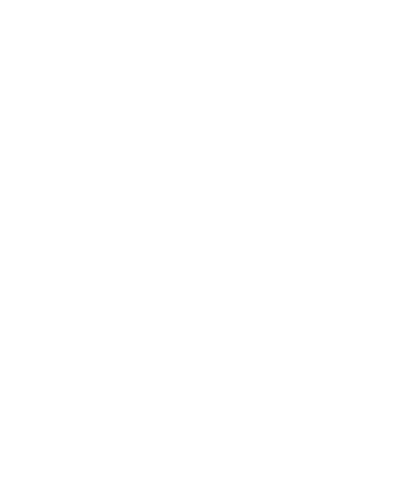
Frame 1 (no input)
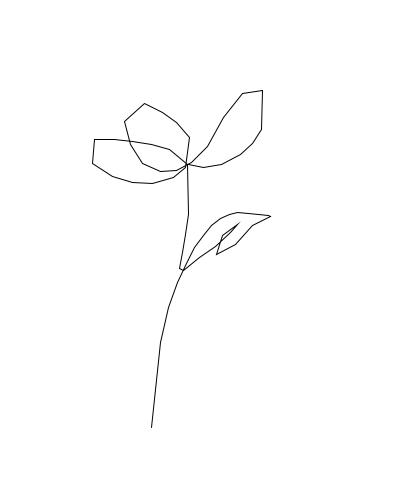
Frame 60 (the mouse pressed at the canvas centre just before this capture)
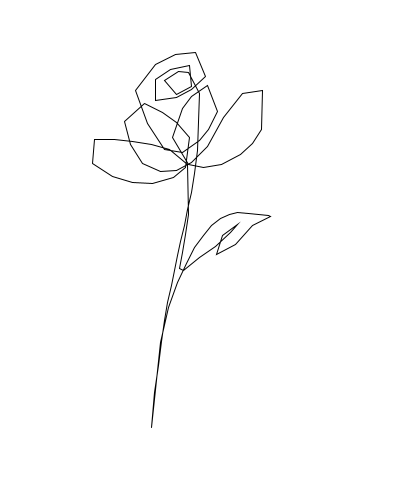
Frame 120 (the mouse held since frame 60 and released just before this capture)

The Processing sketch that drew these frames (run headless with seeded random() and noise(); from frame 60 on, the mouse is pressed at the canvas centre):

// Processing sketch: Fourier
// ── Fourier.pde

int t = 0;
int n=100;
int m=500;
float x = 0.0;
float y = 0.0;
float lex=50.0;
float flex=1;
void setup() {
	size(400, 500);
	background(0);

}
void draw() {
	background(255);
	resetMatrix();
	applyMatrix((lex),(0.0),(0*width/2),(0.0),(-1.0*lex),(2*height/2));
	//line(1, 1, 7, 10);
	strokeWeight(1/lex);
	stroke(0);
	noFill();
	beginShape();
	for (int i = 0; i < t; ++i) {
		x=0;
		int k=0;
		for(int j=0;j<2*m+1;j++,k++){
			if(k==0){
				x+=((float)data[0][0])*cos(2*PI*k*i/n)-((float)data[0][1])*sin(2*PI*k*i/n);
				//print(data[0][0]+"cos"+k+"-"+data[0][1]+"sin"+k);
			}
			else {
				x+=((float)data[j][0])*cos(2*PI*k*i/n)-((float)data[j][1])*sin(2*PI*k*i/n);
				//print("+"+data[j][0]+"cos"+(-k)+"-"+data[j][1]+"sin"+(-k));
				j++;
				x+=((float)data[j][0])*cos(2*PI*(-k)*i/n)-((float)data[j][1])*sin(2*PI*(-k)*i/n);
				//print("+"+data[j][0]+"cos"+k+"-"+data[j][1]+"sin"+k);
			}
		}
		//println("");
		y=0;
		k=0;
		for(int j=0;j<2*m+1;j++,k++){
			if(k==0)
				y+=((float)data[0][0])*sin(2*PI*k*i/n)+((float)data[0][1])*cos(2*PI*k*i/n);
			else {
				y+=((float)data[j][0])*sin(2*PI*k*i/n)+((float)data[j][1])*cos(2*PI*k*i/n);
				j++;
				y+=((float)data[j][0])*sin(2*PI*-k*i/n)+((float)data[j][1])*cos(2*PI*-k*i/n);
			}
		}
		x=x*flex;
		y=y*flex;
		vertex(x, y);
		//println(x+" "+y);
	}
	endShape();
	t+=1;
	if(t>=n)
		t=n+1;
	delay(0);
}

// ── data.pde
double data[][]={{3.723252615731661d,6.442689157166655d}
,{-0.423706520679773d,-0.692989144532802d}
,{0.538783588082263d,-0.685933167294890d}
,{0.003623532214959d,-0.729946579304458d}
,{0.160889145200427d,-0.151204779085483d}
,{0.002810055745352d,-0.188479037504824d}
,{-0.572255510889673d,-0.234060656738788d}
,{0.166120131443785d,-0.180473901677155d}
,{-0.293251042413769d,-0.124551215691685d}
,{0.019194422240926d,-0.099597469550370d}
,{-0.125877719734030d,-0.218234379693578d}
,{-0.052341518612682d,-0.128654165072335d}
,{0.000783332639481d,0.009952666162006d}
,{-0.040250511614838d,0.133603667128089d}
,{-0.048707683114922d,-0.079191125668085d}
,{0.184174217688298d,-0.152041572151973d}
,{0.084042525954091d,-0.004614350086026d}
,{-0.178247468738764d,-0.157531543557458d}
,{-0.014723752687751d,-0.244161343083101d}
,{0.107907435387007d,0.076600315891598d}
,{-0.120893509333405d,0.100530819781759d}
,{0.032628447456951d,-0.076100237274603d}
,{0.115274902588376d,-0.018540908753297d}
,{0.005591345023303d,-0.030356202003420d}
,{-0.165290988360221d,-0.061779872949888d}
,{-0.016862414783287d,-0.036475965649649d}
,{-0.058657195527511d,0.006364178408147d}
,{-0.030988139098758d,-0.000740223495747d}
,{0.058587721383757d,-0.010469718731807d}
,{0.024644503039513d,-0.001099657396703d}
,{0.062779151109065d,-0.076308477300968d}
,{0.024022240795110d,-0.014019561829595d}
,{-0.030163012761929d,-0.041190713353880d}
,{0.023803070004069d,-0.037105847436203d}
,{-0.050483053559665d,0.004245601017366d}
,{0.018249454036043d,-0.034264916013819d}
,{-0.044669678655871d,0.044307091540532d}
,{-0.010185480260220d,0.000477961768048d}
,{0.013736803445110d,-0.018938172589659d}
,{-0.005527717439473d,-0.012186990520285d}
,{-0.001247453071362d,-0.032463406107353d}
,{-0.026510895718430d,-0.005883435358088d}
,{0.026277123830399d,-0.031309563943912d}
,{0.023839387796722d,-0.001864535162829d}
,{-0.036304446197034d,-0.017760825980429d}
,{0.015668834281653d,-0.013974865209290d}
,{-0.007479623441386d,0.007900371155210d}
,{0.016784993481940d,-0.023564851489082d}
,{-0.009740425133430d,-0.003649060497643d}
,{-0.004553189165635d,0.007580081443002d}
,{0.000043198059270d,-0.005366342211524d}
,{0.012781492156099d,-0.006162714152335d}
,{-0.013774737533603d,-0.015384058731674d}
,{-0.011873836452038d,-0.025015823108924d}
,{0.009915853441277d,-0.009834561654162d}
,{-0.007312028929276d,-0.002311174768223d}
,{-0.006188258504194d,-0.008535353990473d}
,{0.013479948638809d,0.001322432069027d}
,{-0.005523669484754d,0.008813595157840d}
,{0.004139277552592d,-0.014702555301936d}
,{-0.009446977527104d,-0.015671718675545d}
,{0.007778647864282d,-0.003185744630549d}
,{-0.015085164106080d,-0.014777317531204d}
,{-0.000113992888537d,0.000522571272452d}
,{-0.001322237916839d,-0.005873929789590d}
,{0.000438536742865d,0.000831000910473d}
,{0.012068209099113d,0.003786621048226d}
,{0.011215844653783d,-0.015132887299435d}
,{-0.008518566907856d,-0.006146529176584d}
,{-0.005615084258891d,-0.007192045570555d}
,{0.001509309557189d,0.002271940972367d}
,{0.000666439997115d,-0.010919826479037d}
,{-0.007152335154661d,-0.014153295974376d}
,{0.001548406101094d,-0.000148088369674d}
,{-0.009207950379730d,-0.003388990357735d}
,{0.005945969617890d,0.003455314845314d}
,{-0.005452375955252d,-0.012915031811132d}
,{0.006673301147958d,-0.009976150144113d}
,{-0.010773469392274d,0.004471129320694d}
,{-0.007052875476719d,0.004410412282124d}
,{0.017498083287237d,0.006279685259645d}
,{0.007374395116936d,-0.005520810502094d}
,{-0.003729769970524d,-0.017122481297436d}
,{-0.000547530321376d,-0.012081297675882d}
,{-0.006171034689058d,-0.003318541035142d}
,{0.001515689558499d,-0.002735490997261d}
,{-0.003910969071062d,-0.000362861663002d}
,{0.007193387525578d,-0.001802237028453d}
,{-0.006381116689570d,-0.003415514977410d}
,{0.001324024448552d,-0.002422217044724d}
,{-0.004795163150883d,-0.003415103436917d}
,{-0.002939212978538d,-0.004811870094410d}
,{0.000477802538661d,-0.005634843501350d}
,{-0.000985381853513d,0.002304756602422d}
,{-0.000236335005357d,0.002534080771354d}
,{0.003338782333061d,-0.001881948674984d}
,{0.004937742078140d,-0.002199815187941d}
,{0.002876615818814d,-0.008566642647542d}
,{-0.004929124074905d,-0.010843836986596d}
,{0.003959486770528d,-0.003992194683457d}
,{-0.006831292394419d,-0.002295085008375d}
,{0.001153759166714d,-0.001716932906281d}
,{-0.003873949951313d,-0.001820751310165d}
,{0.003291476233974d,0.000105973127253d}
,{-0.004035958288200d,0.005056442464282d}
,{-0.001585810771504d,-0.004864928549698d}
,{0.003417989475058d,-0.006567277760393d}
,{-0.002341394065326d,0.001127475533118d}
,{0.002881476165195d,-0.002564687706239d}
,{0.000460549542245d,-0.005640983846282d}
,{-0.001901435953639d,-0.006579828660550d}
,{0.005177600100564d,0.000001666894243d}
,{-0.007392781753805d,0.001020669797362d}
,{0.006113293748558d,-0.006058918966148d}
,{-0.003639208849717d,-0.003904663156088d}
,{-0.003626621240623d,-0.002532946928211d}
,{-0.000117946753763d,-0.000318688852843d}
,{0.000874725838485d,0.003911513513677d}
,{0.002588013916485d,-0.000971134735256d}
,{0.003169772175963d,-0.005350092193634d}
,{-0.003015674596477d,-0.005248029802974d}
,{-0.002348088176586d,-0.001877379084345d}
,{-0.002051039194181d,0.001105440068098d}
,{0.001708223740334d,-0.003076598043072d}
,{-0.001064789923977d,-0.001616441976074d}
,{0.001132265521486d,-0.003018974284139d}
,{-0.001112976656013d,-0.006402386604143d}
,{0.003898240813053d,-0.000039557577573d}
,{-0.003822718304246d,-0.001793428074431d}
,{-0.001214653663777d,-0.002907111810144d}
,{0.002204556616264d,-0.001914591843872d}
,{0.004019694168667d,0.001763066258168d}
,{-0.003724337104328d,0.003345260528038d}
,{-0.001525991775240d,-0.003155451309063d}
,{0.000853867183490d,-0.001621987706963d}
,{0.000762664737471d,-0.005024274301600d}
,{-0.005259865555458d,-0.004237185200339d}
,{-0.000964858083744d,-0.000550246269561d}
,{0.003095941689185d,-0.001049963460047d}
,{0.000945657867200d,-0.001366191128208d}
,{-0.000195442623599d,-0.006508565643967d}
,{0.004518496790399d,-0.001099833194016d}
,{-0.005387768132620d,-0.001305826354551d}
,{0.001176065703574d,-0.001149731642528d}
,{-0.001370878503275d,0.001507447423763d}
,{-0.000027043483632d,-0.000552716959653d}
,{0.001456194205360d,0.002521517567737d}
,{-0.001215017524266d,-0.001521266266196d}
,{-0.000033675425635d,-0.001493378434971d}
,{0.001977051275998d,-0.003258642074300d}
,{-0.001286299253854d,-0.005691837402363d}
,{-0.000095279048652d,-0.005079268407227d}
,{-0.002879428411314d,-0.005467278576478d}
,{-0.000457494733730d,0.002882448475720d}
,{-0.000604768659055d,0.002239502325135d}
,{0.004593271137204d,-0.001454008241307d}
,{-0.002077694498045d,-0.000896581325991d}
,{0.000446176082821d,-0.000715367867614d}
,{-0.000641077408062d,0.000954016296637d}
,{-0.000526369591514d,-0.001204939618113d}
,{0.000447673911321d,-0.002926846490813d}
,{-0.000954328922311d,-0.002293150975575d}
,{-0.000429701206402d,-0.002074626544022d}
,{0.001968495107327d,-0.001319966867810d}
,{-0.000514175063927d,-0.001960799528690d}
,{0.001976389557048d,-0.003121640658688d}
,{-0.002193904886045d,-0.000899401301106d}
,{-0.001000799725014d,-0.001003572382208d}
,{0.000225289718149d,-0.001441201795754d}
,{0.002750981131199d,-0.000067660816406d}
,{-0.004391369533647d,-0.000269834085932d}
,{-0.001006282059587d,0.000025116484711d}
,{0.000215243191569d,-0.000439413150263d}
,{0.000586772880732d,-0.001287499573305d}
,{0.000212306012363d,-0.002358467627682d}
,{0.000110754578436d,-0.001728268702236d}
,{0.001686051940058d,-0.001027704838682d}
,{0.000935941363586d,-0.001343731049439d}
,{-0.001021110363131d,-0.002790563224468d}
,{0.002639968046446d,-0.002675010383862d}
,{-0.004015561445604d,-0.001038024871320d}
,{-0.000188900477207d,-0.001192810119751d}
,{0.000297758212026d,0.000864277278444d}
,{-0.000015209969005d,0.000596940336604d}
,{0.000209024405540d,-0.000567887225116d}
,{0.001340308800272d,-0.000466340280956d}
,{-0.003295687585950d,-0.001764799905768d}
,{-0.000440609621352d,-0.002339473184365d}
,{0.000647946237562d,-0.001460697000381d}
,{-0.000411890897694d,-0.001263681816692d}
,{0.000332417734865d,-0.002192993791907d}
,{0.000618374800059d,0.000482556294004d}
,{0.000513117108237d,0.000251463754139d}
,{0.002463629021993d,-0.003125571307784d}
,{-0.001971318330167d,-0.003338409655321d}
,{0.001702693542603d,-0.000013480847343d}
,{-0.002554144268898d,0.001508106564287d}
,{-0.000855757136670d,-0.001167759626081d}
,{0.000806397680061d,-0.001086024991827d}
,{0.000048629676296d,-0.000236404094930d}
,{-0.001327201281612d,-0.000818912181969d}
,{0.000905681169343d,-0.001372174928175d}
,{-0.000876345717969d,-0.000741464943964d}
,{-0.000951746911073d,-0.001998578079472d}
,{0.000908612440666d,-0.002131654935914d}
,{0.000151925130260d,-0.000338365191984d}
,{0.000592889536241d,-0.001759069416632d}
,{0.002466542304800d,-0.000892354773871d}
,{-0.002564338548697d,-0.000911202140868d}
,{0.001308263358038d,-0.000272797494387d}
,{-0.001927144505361d,-0.000130233892362d}
,{0.000926733596645d,-0.001161430681729d}
,{-0.001287328709898d,0.000516044019029d}
,{-0.002057996655085d,-0.001120795614638d}
,{0.002120767439941d,-0.000862213044193d}
,{0.001170773632452d,0.000137020785728d}
,{-0.000488053681598d,-0.001446835656557d}
,{-0.000292213246331d,-0.003197060625936d}
,{0.000213600788317d,-0.003417410342723d}
,{0.000688980739580d,-0.000361578126186d}
,{-0.001978259450760d,0.000173627840120d}
,{0.002079632921836d,-0.000043209402411d}
,{-0.002091378793497d,0.000249355201565d}
,{0.000744047906255d,-0.000598847003042d}
,{-0.001169142025728d,-0.000224679767948d}
,{-0.001012592562701d,-0.000432619195433d}
,{0.002197713757680d,-0.001213938710425d}
,{0.000157847626878d,-0.001523032594586d}
,{-0.000262647938475d,-0.002213239415104d}
,{0.000617808245081d,0.000033520699832d}
,{-0.000868811267862d,0.000661775924265d}
,{0.000894619645144d,-0.002723021496057d}
,{-0.001403038908748d,-0.001891936360888d}
,{0.000687928062711d,-0.000550786073878d}
,{-0.000962618966970d,0.000177136870980d}
,{-0.000326956556107d,-0.000114908519001d}
,{0.000296819365571d,-0.001829419125106d}
,{0.001037894400970d,-0.000130645971481d}
,{-0.001463557296816d,-0.000772942803005d}
,{0.001086065744839d,-0.000759611514761d}
,{-0.000741983594179d,0.000188302783145d}
,{-0.001385771890475d,-0.000849371181931d}
,{0.002250439001995d,-0.000646985494032d}
,{0.000651796430581d,-0.001314684650061d}
,{-0.001222109464417d,-0.001319385111636d}
,{0.000944415527290d,-0.000827070514528d}
,{-0.001509735291712d,-0.000161807354041d}
,{0.001257204717688d,-0.001325331505080d}
,{-0.001349400778247d,-0.002068540261530d}
,{-0.000497329771503d,-0.000563571629237d}
,{-0.000184780905706d,-0.000401517232617d}
,{-0.000144657676814d,0.000739336504169d}
,{0.000602300579910d,-0.000472225996996d}
,{0.002106041658073d,-0.000936822802668d}
,{-0.001869656916602d,-0.000216583088385d}
,{-0.001755368822188d,-0.001083565504793d}
,{0.002031261094632d,-0.000071255969160d}
,{0.000852774235024d,-0.001020944245687d}
,{-0.001042244233211d,-0.001701741554801d}
,{0.000893543334227d,-0.001343036705101d}
,{-0.001388185835757d,-0.001207842837032d}
,{0.000780704220160d,-0.000083456857431d}
,{-0.000962306703594d,-0.000506985393986d}
,{0.000215769571027d,-0.001015297764901d}
,{-0.000142220051980d,-0.000585506859702d}
,{-0.000034652877256d,0.000169506968542d}
,{-0.000433478560569d,0.000209795296542d}
,{0.000333937511537d,-0.000291599498551d}
,{-0.000060552687419d,-0.000371157785100d}
,{-0.000426644289938d,-0.001413828912909d}
,{0.000185800275740d,-0.001775218204678d}
,{0.000718062985333d,-0.000876178890696d}
,{-0.000233869312885d,-0.000931260921041d}
,{0.000782240909735d,-0.000689866047242d}
,{-0.000778500209592d,-0.000722651922741d}
,{0.000982554159089d,-0.000399665442818d}
,{-0.001165831012425d,-0.000081997423630d}
,{0.000547643249338d,-0.001254865230548d}
,{-0.000954683717960d,-0.000770299251569d}
,{-0.001117824482353d,0.000314368797721d}
,{0.000801731350291d,0.000286072004348d}
,{0.000184006324389d,-0.000343883947342d}
,{-0.000311100693675d,-0.000640035532622d}
,{0.000621725595133d,-0.000762899852754d}
,{-0.000270458598229d,-0.000826860548995d}
,{0.000486370538705d,-0.002237939636864d}
,{-0.000207851534420d,-0.002884714284135d}
,{0.000202679024653d,0.000516325176996d}
,{-0.001214380641582d,0.000417605245422d}
,{0.001188419014321d,-0.000270576344219d}
,{-0.000626784811215d,0.000180583342323d}
,{0.000537178284194d,-0.000924754310016d}
,{-0.000247952997958d,0.000061446172858d}
,{-0.001080351756362d,0.000090260320435d}
,{0.001344530174641d,-0.000389825964393d}
,{0.000294741757714d,-0.001562272200599d}
,{-0.001061709112153d,-0.001966306794408d}
,{0.000577158917417d,-0.000431112258794d}
,{-0.001535966478664d,-0.000308400436600d}
,{0.000593521837722d,-0.000610726379002d}
,{-0.000051177707888d,-0.000250297736378d}
,{-0.000350816417911d,-0.001105175866862d}
,{0.000486154163919d,-0.001673468127419d}
,{0.001179333695945d,0.000667590788627d}
,{-0.000968619182737d,0.000225350059207d}
,{0.000109982275377d,-0.000637836823760d}
,{0.000038431363319d,-0.000386618100989d}
,{0.000358904314498d,-0.000459933046145d}
,{-0.000631353856408d,0.000079623182468d}
,{-0.000268376172676d,-0.001353322075037d}
,{0.000334802930421d,-0.000796213721604d}
,{0.000149000293487d,-0.000757084386559d}
,{-0.000959976432906d,-0.001139223991273d}
,{0.000605023971388d,-0.000176733253073d}
,{-0.000179413293432d,-0.000596591896982d}
,{0.000076305325278d,-0.001427448249544d}
,{-0.000212028087842d,-0.001691733878653d}
,{0.000392634382600d,0.000976977968617d}
,{-0.000449512065854d,0.000993554421130d}
,{0.000885445330569d,-0.000183821535965d}
,{-0.000889189933250d,0.000175425593319d}
,{-0.000250099021273d,-0.001320079266005d}
,{0.000262086835483d,-0.000922778687168d}
,{-0.000346033414307d,-0.001010045630208d}
,{0.000311134422486d,-0.001449895588052d}
,{0.000369147646922d,-0.000089943849418d}
,{-0.000237269046670d,-0.000325235104808d}
,{0.000840845747849d,-0.001046841281856d}
,{-0.000853800449865d,-0.000981674289932d}
,{0.000506668358934d,-0.000561968248360d}
,{-0.000913165849989d,-0.000147938075359d}
,{0.000009940635103d,0.000241494694053d}
,{-0.000204809738389d,0.000371274966756d}
,{-0.000328170093722d,-0.000209121211123d}
,{0.000184966419111d,-0.000413366455932d}
,{0.000438823551855d,-0.000753440839757d}
,{-0.000113667883549d,-0.001189350350198d}
,{0.000122154968016d,-0.000953182842771d}
,{-0.000000546844161d,-0.000909461799837d}
,{0.000076096173071d,-0.000852008455755d}
,{-0.000107161628590d,-0.000982799243968d}
,{0.001145581371946d,-0.000057551521497d}
,{-0.001369611211130d,0.000661489214965d}
,{-0.000017521329832d,-0.000388270548209d}
,{0.000208844444321d,-0.000431938448438d}
,{0.000376458530913d,-0.000510551028512d}
,{-0.000948741852104d,-0.000755493990998d}
,{-0.000781923909859d,-0.000546911548984d}
,{0.000470060873474d,-0.000447937703927d}
,{0.000530112986904d,0.000099625785667d}
,{-0.000142180687670d,-0.000478109152984d}
,{0.000547949594381d,-0.001082928925609d}
,{0.000066401938001d,-0.000720891656173d}
,{-0.000428360164887d,-0.001124930889178d}
,{0.000118938509160d,-0.001188424673955d}
,{0.001360372325722d,0.000292683897338d}
,{-0.001920246119943d,0.000409823321646d}
,{0.000288661442354d,-0.000384795320650d}
,{-0.000322552346739d,0.000144867002719d}
,{-0.000670020463458d,-0.000524920755621d}
,{0.000891400976467d,-0.000936924848858d}
,{0.000253551402009d,-0.000501925627897d}
,{-0.000378745635408d,-0.000972469906059d}
,{0.000031209318894d,-0.000211540757804d}
,{-0.000054024738788d,0.000089641989597d}
,{0.000629365665640d,-0.001116558411333d}
,{-0.000677847544032d,-0.001142530229504d}
,{-0.000015751065320d,-0.000433836198673d}
,{0.000034386370228d,-0.000222718443147d}
,{0.000563968051763d,-0.000130018073691d}
,{-0.000455332068627d,-0.000317770015626d}
,{0.000272892885381d,-0.000064678140486d}
,{-0.000383638107423d,-0.000006117080106d}
,{0.000161955027460d,-0.000823501774649d}
,{-0.000319843837233d,-0.000786671307184d}
,{-0.000052355589313d,-0.000539383606458d}
,{-0.000188947238789d,-0.000379405326545d}
,{-0.000492447872013d,-0.000358397329091d}
,{0.000490884012710d,-0.000446462857754d}
,{0.000644861778108d,-0.000425694802276d}
,{-0.000497410659615d,-0.000568365952596d}
,{0.000644394035452d,-0.000675383870917d}
,{-0.000397522968123d,-0.000967648822310d}
,{0.000396736697680d,-0.000494512967378d}
,{-0.000777421886512d,-0.000269645781320d}
,{-0.000383540682511d,0.000219888953566d}
,{0.000206743416046d,0.000275599408875d}
,{0.000873213432778d,-0.000380640239012d}
,{-0.000511875324121d,-0.000250997772252d}
,{-0.000613083592652d,-0.001113832059381d}
,{0.000528565377587d,-0.000785823194293d}
,{-0.000273649513682d,-0.000149045603906d}
,{0.000077801841269d,-0.000489227680541d}
,{0.000920005167147d,-0.000828835103058d}
,{-0.000970608607180d,-0.000998290243937d}
,{0.000419093374976d,-0.000094406698636d}
,{-0.000712440039905d,-0.000077677292027d}
,{0.000055230611216d,-0.000438685448420d}
,{0.000065016535209d,-0.000605035473869d}
,{0.000198892799246d,-0.000123550640062d}
,{-0.000394825433945d,0.000143203824305d}
,{-0.000059431566043d,0.000089978823084d}
,{0.000800050324509d,0.000162411008566d}
,{-0.000049053154403d,-0.001476479598088d}
,{-0.000058354014002d,-0.001711999989541d}
,{0.000259713222051d,-0.000201288195320d}
,{-0.000610114837086d,-0.000056294893981d}
,{0.000600067605381d,-0.000716029163742d}
,{-0.000994186306263d,-0.000399100480588d}
,{0.000079172331699d,0.000068494899352d}
,{-0.000297450046088d,0.000144867924669d}
,{0.000138896533419d,-0.000443331115892d}
,{0.000356680835476d,-0.001036105323339d}
,{-0.000151607678329d,-0.000413039918430d}
,{-0.000028261563161d,-0.000647204645731d}
,{0.000136059580652d,0.000283066054099d}
,{-0.000103516587651d,0.000478406118697d}
,{0.000353081341451d,-0.000869057487531d}
,{-0.000050930890060d,-0.000464146738155d}
,{0.000394496417530d,-0.001202770812118d}
,{-0.000582993799827d,-0.001165985136189d}
,{-0.000136697780085d,-0.000069648418595d}
,{-0.000204087937719d,-0.000059130857412d}
,{0.000321518660031d,0.000012338763111d}
,{-0.000264017805252d,-0.000445343157270d}
,{0.000520479212310d,-0.000575370030973d}
,{-0.000575496971005d,-0.000294159784276d}
,{-0.000538393524269d,-0.000239060750008d}
,{0.000507068203863d,-0.000121328086288d}
,{0.000123636171887d,-0.000101253891292d}
,{-0.000119365251406d,-0.000272990488657d}
,{0.000189535151950d,-0.000822541942331d}
,{-0.000180614957660d,-0.000866502628896d}
,{0.000641925572142d,-0.000433861855444d}
,{-0.000696533042888d,-0.000561172992417d}
,{-0.000080119193270d,-0.000580237591798d}
,{0.000181973920578d,-0.000396226918794d}
,{0.000368114289544d,0.000006459574491d}
,{-0.000379908059218d,-0.000050741145001d}
,{0.000201633915696d,-0.000328618819742d}
,{-0.000171994921589d,-0.000098585358916d}
,{-0.000303849409799d,-0.000448194419446d}
,{-0.000101623718019d,-0.000540504218745d}
,{0.000130456347249d,-0.000313651749289d}
,{-0.000121211944199d,-0.000146919912955d}
,{-0.000044202437850d,-0.000691890821372d}
,{-0.000004626912232d,-0.000883427405939d}
,{0.000536549592041d,-0.000073911786064d}
,{-0.000317105379935d,-0.000548535906781d}
,{0.000428383971245d,-0.000802009917848d}
,{-0.000287246303949d,-0.000589342890128d}
,{-0.000151401106592d,-0.000046022138393d}
,{-0.000147432317047d,0.000211836272664d}
,{0.000487150080228d,0.000171652644232d}
,{-0.000496867645161d,0.000339880821524d}
,{-0.000362115489227d,-0.000872672054642d}
,{0.000427351180779d,-0.000811645655196d}
,{0.000004334661576d,-0.000737029615387d}
,{-0.000276160689713d,-0.001061485445609d}
,{0.000154150246001d,0.000163887763665d}
,{-0.000088033811526d,0.000166988704088d}
,{0.000419170506767d,-0.000722799182227d}
,{-0.000161186034197d,-0.000908144723153d}
,{0.000499386726023d,-0.000436482881926d}
,{-0.000864879495899d,-0.000300903282295d}
,{-0.000281694915740d,0.000002533330874d}
,{0.000228685256173d,0.000177326110417d}
,{0.000191245032747d,0.000047946731494d}
,{0.000013997887946d,0.000183868450883d}
,{-0.000056954398974d,-0.000660640285035d}
,{0.000258230100969d,-0.000859756339975d}
,{0.000232087770561d,-0.000892645018166d}
,{-0.000586553891577d,-0.000990836190501d}
,{0.000046559185990d,-0.000310275281560d}
,{-0.000337629468196d,-0.000290320745015d}
,{0.000290359085624d,-0.000094735930980d}
,{-0.000150388416535d,0.000058660198660d}
,{0.000215796943852d,-0.000305151983062d}
,{-0.000079922833913d,-0.000458069519794d}
,{0.000188775303110d,-0.000039449674939d}
,{-0.000030759345206d,-0.000068676202976d}
,{-0.000223395611389d,-0.000587893769758d}
,{0.000087718605149d,-0.000443811075704d}
,{0.000179870550585d,-0.000309209842422d}
,{-0.000527012847204d,-0.000393964110428d}
,{0.000382041319972d,-0.000496498156029d}
,{-0.000149877837429d,-0.000356060188009d}
,{-0.000228893581871d,-0.000753821274475d}
,{0.000110206382391d,-0.000659392877031d}
,{0.000128180373245d,0.000172657765076d}
,{-0.000083226530708d,-0.000156546905705d}
,{0.000718557868121d,-0.000341297756546d}
,{-0.000800456109881d,-0.000436568168520d}
,{-0.000278925302633d,-0.000218315824826d}
,{0.000255651521001d,0.000036363247747d}
,{0.000052019116569d,-0.000422874329836d}
,{-0.000132075046756d,-0.000446843027363d}
,{-0.000010336170835d,-0.000216203145042d}
,{0.000145767856246d,-0.000097848461389d}
,{0.000249959745333d,-0.000727788093337d}
,{-0.000114821546792d,-0.000943486392293d}
,{0.000176081274624d,-0.000595394988883d}
,{-0.000462166741028d,-0.000526628535174d}
,{0.000102678699798d,0.000174906257935d}
,{-0.000098733617404d,0.000252741079837d}
,{0.000368931828895d,-0.000242478800433d}
,{-0.000452992521085d,-0.000159918154232d}
,{-0.000107983872535d,-0.000386650329513d}
,{-0.000055059255004d,-0.000480266687084d}
,{-0.000084875004515d,-0.000387339967085d}
,{0.000103046438772d,-0.000571874942616d}
,{-0.000027713768016d,-0.000335245078826d}
,{0.000256521887886d,-0.000355682600217d}
,{0.000275578595291d,-0.000248070107755d}
,{-0.000064887451763d,-0.000180261462085d}
,{0.000518701600562d,-0.000785134250158d}
,{-0.000623396145673d,-0.000795310868132d}
,{0.000202815379334d,-0.000081166165736d}
,{-0.000622945341331d,0.000364587275515d}
,{-0.000464295810993d,-0.000153820285179d}
,{0.000446402581448d,-0.000186025004742d}
,{0.000314346382750d,-0.000145533095387d}
,{-0.000353953308316d,-0.000699679111475d}
,{-0.000007728330891d,-0.000625628582752d}
,{0.000140970289406d,-0.000440438315287d}
,{-0.000177145518200d,-0.000303985555519d}
,{0.000178132593896d,-0.000337505113240d}
,{0.000499379311326d,-0.000230562628458d}
,{-0.000382793291078d,-0.000249678431837d}
,{0.000351531100295d,-0.000571824904229d}
,{-0.000421252257936d,-0.000467331194956d}
,{0.000092904419618d,-0.000080817247569d}
,{-0.000213355682725d,-0.000018432238986d}
,{-0.000167054051212d,-0.000318697751911d}
,{0.000046529288353d,-0.000280829732928d}
,{0.000011256676712d,-0.000095944484693d}
,{0.000097879307692d,-0.000140323683718d}
,{0.000175998113791d,-0.000713667803034d}
,{-0.000140859059034d,-0.000703088837720d}
,{-0.000254849175617d,-0.000321985623278d}
,{0.000077699412119d,-0.000397656011499d}
,{0.000565441208298d,-0.000208167147718d}
,{-0.000589388794153d,-0.000313121393301d}
,{0.000131944879545d,-0.000281661079868d}
,{-0.000269209032106d,-0.000133381395146d}
,{0.000159974143865d,-0.000148838858151d}
,{0.000049178662854d,-0.000304699614229d}
,{-0.000059997219038d,-0.000414617077562d}
,{0.000299700738011d,-0.000317217926158d}
,{-0.000093857157962d,-0.000240342074849d}
,{-0.000163861791490d,-0.000248404462192d}
,{0.000320692667348d,-0.000341244243194d}
,{-0.000438167799000d,-0.000139989678056d}
,{-0.000099876571603d,-0.000806057387499d}
,{-0.000010003329212d,-0.000786147007211d}
,{0.000158768179243d,0.000034841782659d}
,{-0.000185551974787d,-0.000033973076701d}
,{0.000051796897686d,-0.000087988513837d}
,{0.000141151507731d,-0.000452296216336d}
,{0.000542274307599d,-0.000376160014881d}
,{-0.000667517682272d,-0.000454558498871d}
,{-0.000224245459837d,-0.000321756857428d}
,{0.000144442685163d,0.000138275638514d}
,{-0.000173371217330d,-0.000180853348021d}
,{0.000297771029472d,-0.000137478884649d}
,{0.000219229838995d,-0.000476564485908d}
,{-0.000092827513775d,-0.000642164363974d}
,{0.000209512225785d,-0.000475671453724d}
,{-0.000390346254101d,-0.000514194035874d}
,{0.000161025629806d,-0.000407851066818d}
,{-0.000342629355752d,-0.000346594204477d}
,{0.000016036262479d,0.000043063171866d}
,{-0.000096124517141d,0.000014169197709d}
,{0.000144379929372d,-0.000224646500896d}
,{0.000032392519227d,-0.000334735018987d}
,{0.000001728187892d,-0.000372619536179d}
,{-0.000160807370707d,-0.000242521958038d}
,{-0.000186949904437d,-0.000102320324511d}
,{0.000540960214984d,-0.000086315476184d}
,{0.000291853487931d,-0.000747535340039d}
,{-0.000430968277289d,-0.000823126880771d}
,{0.000228269024590d,-0.000184352551951d}
,{-0.000526067761746d,-0.000161566862484d}
,{0.000263044293073d,-0.000408874600765d}
,{-0.000151848248701d,-0.000387353117753d}
,{-0.000245357423908d,-0.000153820151369d}
,{0.000123830706418d,-0.000040407311391d}
,{0.000139500901530d,0.000071560385401d}
,{-0.000026448388265d,-0.000126672827948d}
,{0.000085147560033d,-0.000522984939605d}
,{-0.000028749781562d,-0.000500516455261d}
,{-0.000154269260802d,-0.000462084087804d}
,{0.000097689900714d,-0.000450709418974d}
,{0.000268539814307d,-0.000221503204369d}
,{-0.000396407506267d,-0.000120009884046d}
,{0.000264556593142d,-0.000337487901981d}
,{-0.000198887151625d,-0.000376669642218d}
,{0.000144095907129d,-0.000355110911550d}
,{-0.000171879770239d,-0.000356494915422d}
,{-0.000166295904946d,-0.000213148900920d}
,{0.000102927454750d,-0.000260532148109d}
,{0.000020157159204d,0.000022701330576d}
,{-0.000045581938769d,0.000022567990260d}
,{0.000195863446258d,-0.000433950327688d}
,{-0.000148343974393d,-0.000360490386304d}
,{-0.000022123379968d,-0.000468284880613d}
,{-0.000051883487806d,-0.000433635993321d}
,{0.000005372827863d,-0.000427768367856d}
,{-0.000042111838685d,-0.000584521669300d}
,{0.000300994837700d,-0.000058728049931d}
,{-0.000227350941877d,-0.000155500408925d}
,{0.000149120235595d,-0.000293921977003d}
,{-0.000098347357441d,-0.000119507786423d}
,{0.000107514869890d,-0.000246823101054d}
,{-0.000218698251511d,-0.000142175545885d}
,{-0.000256976239494d,-0.000217608807852d}
,{0.000313253290864d,-0.000071059929083d}
,{0.000029100318219d,-0.000448471276961d}
,{-0.000357872220659d,-0.000771527650114d}
,{0.000264162713776d,-0.000202165027398d}
,{-0.000286335137748d,-0.000246479442920d}
,{-0.000004994819766d,-0.000502862685207d}
,{0.000306218472642d,-0.000372260225255d}
,{0.000087749619224d,-0.000041948980952d}
,{-0.000013095082724d,-0.000221863102563d}
,{0.000412512696408d,-0.000238664420114d}
,{-0.000524443895246d,-0.000184725935753d}
,{-0.000128166171159d,-0.000402843938074d}
,{0.000016437301149d,-0.000152059285704d}
,{-0.000093209982731d,-0.000134619302042d}
,{0.000016501525243d,-0.000075283239106d}
,{-0.000078445210218d,-0.000374124481605d}
,{0.000045722367134d,-0.000459696590214d}
,{0.000261594896352d,-0.000410333312240d}
,{-0.000212684474440d,-0.000633263663384d}
,{0.000119640607577d,-0.000308956861277d}
,{-0.000097723585739d,-0.000254001172571d}
,{-0.000065091897391d,-0.000195532900991d}
,{-0.000018095299521d,-0.000316883163077d}
,{0.000403822789544d,0.000029571231043d}
,{-0.000420559475699d,0.000184330625491d}
,{-0.000118798131972d,-0.000439515314358d}
,{0.000174750642341d,-0.000318826055953d}
,{-0.000046702238961d,-0.000285265186859d}
,{0.000071964146413d,-0.000326138282096d}
,{-0.000044751529130d,-0.000454150142988d}
,{0.000081137105550d,-0.000530305219088d}
,{0.000206697262027d,-0.000211319943237d}
,{-0.000342259365834d,-0.000175396753673d}
,{0.000224968726914d,-0.000395329301451d}
,{-0.000317801910238d,-0.000392596917101d}
,{-0.000051148405452d,-0.000226022507466d}
,{-0.000095182585078d,-0.000199918276092d}
,{-0.000046832419624d,0.000056761559463d}
,{0.000160470760812d,0.000028205819024d}
,{0.000164794413661d,-0.000235975419594d}
,{-0.000037465112796d,-0.000404697265743d}
,{0.000080432593032d,-0.000495795864959d}
,{-0.000014269431341d,-0.000449241431537d}
,{-0.000095986235438d,-0.000446961686196d}
,{-0.000025407574588d,-0.000294246369563d}
,{0.000177293747779d,-0.000165977149304d}
,{-0.000273246956310d,-0.000184978381841d}
,{0.000218515957331d,-0.000332040267825d}
,{-0.000261999746837d,-0.000246427575123d}
,{-0.000117531509459d,-0.000175334606334d}
,{0.000253489979144d,-0.000183519708510d}
,{0.000133414115055d,-0.000168653451294d}
,{-0.000292663306533d,-0.000357647231315d}
,{-0.000144225235617d,-0.000189312267358d}
,{-0.000001707842116d,-0.000207127730820d}
,{0.000225039329640d,-0.000441149474026d}
,{-0.000140921596884d,-0.000394974609305d}
,{-0.000099241335164d,-0.000336888363750d}
,{0.000267887968361d,-0.000152939406473d}
,{0.000150969988257d,-0.000174696583446d}
,{-0.000010284487091d,-0.000485192233583d}
,{0.000342945223834d,-0.000359003179987d}
,{-0.000653071149056d,-0.000184152976541d}
,{-0.000089180008127d,-0.000160661882056d}
,{0.000010692142030d,0.000006504516454d}
,{-0.000021451461848d,-0.000292019796770d}
,{0.000091242819698d,-0.000388750678418d}
,{-0.000205417490948d,-0.000221242141596d}
,{0.000083891943259d,-0.000283258732302d}
,{0.000235675087043d,-0.000167394293218d}
,{-0.000144861895202d,-0.000277316958731d}
,{0.000107607882506d,-0.000595203741585d}
,{-0.000023166121899d,-0.000551952090629d}
,{-0.000036301638344d,-0.000096332554112d}
,{-0.000039628090831d,-0.000034213411694d}
,{0.000324628129525d,-0.000195089543205d}
,{-0.000281911742545d,-0.000171384148143d}
,{0.000078609204306d,-0.000227908499625d}
,{-0.000246684984168d,-0.000228946039093d}
,{-0.000222986530251d,-0.000397277773600d}
,{0.000217285755134d,-0.000366283200823d}
,{-0.000090021294697d,-0.000172687820971d}
,{0.000055933421755d,-0.000227532067377d}
,{0.000170615778324d,-0.000238021315873d}
,{-0.000029082444377d,-0.000264404951196d}
,{0.000187468976388d,-0.000419193477820d}
,{-0.000174413395304d,-0.000419539664922d}
,{0.000038849620288d,-0.000257125539806d}
,{-0.000163977486119d,-0.000206393879355d}
,{0.000105847914256d,-0.000179943380694d}
,{-0.000279159315101d,-0.000209266638252d}
,{-0.000019514495510d,-0.000049475830354d}
,{0.000155834492290d,-0.000095469778924d}
,{0.000011427715656d,-0.000444797071702d}
,{0.000049005232537d,-0.000372944487688d}
,{-0.000060220338292d,-0.000242960900961d}
,{0.000080587715721d,-0.000193874661964d}
,{0.000124221037301d,-0.000353537351342d}
,{-0.000170700832314d,-0.000397334880257d}
,{0.000073472850416d,-0.000297944084418d}
,{-0.000353087304995d,-0.000316853055415d}
,{0.000166762684518d,-0.000199556585936d}
,{-0.000044108340220d,-0.000263555478662d}
,{-0.000071338960662d,-0.000204786200853d}
,{0.000150412416251d,-0.000204645756259d}
,{0.000057614605176d,-0.000008201284898d}
,{-0.000093777465777d,-0.000035343403226d}
,{0.000135906928510d,-0.000457634972650d}
,{0.000028211135267d,-0.000247558437735d}
,{-0.000172385065938d,-0.000498748128927d}
,{0.000024545526186d,-0.000587453750523d}
,{0.000062799114542d,-0.000049891913340d}
,{-0.000279700812872d,-0.000025492493985d}
,{0.000197811462101d,-0.000385704655577d}
,{-0.000237175059902d,-0.000419037155075d}
,{0.000145078950526d,-0.000130685677319d}
,{0.000004770352506d,-0.000169639889268d}
,{-0.000184197372439d,-0.000219869765138d}
,{0.000323096089601d,-0.000362949874676d}
,{0.000092338927141d,-0.000161881169180d}
,{-0.000273640874245d,-0.000169793239954d}
,{0.000138631068837d,-0.000297667726872d}
,{-0.000109483823795d,-0.000017463834587d}
,{-0.000080749479073d,-0.000452020291199d}
,{0.000098940550407d,-0.000402713704029d}
,{0.000017803257316d,-0.000280489624065d}
,{-0.000073666769977d,-0.000367432432851d}
,{0.000148103954202d,-0.000178503995252d}
,{-0.000206621599226d,-0.000325321451506d}
,{0.000101782330343d,-0.000151297934396d}
,{-0.000099872835658d,-0.000190621628128d}
,{0.000009247470965d,-0.000265768988531d}
,{-0.000148939626849d,-0.000152647786581d}
,{-0.000137833038562d,-0.000246681153773d}
,{0.000252941715159d,-0.000201004412504d}
,{0.000066665177316d,-0.000176648056392d}
,{-0.000046694372153d,-0.000241878252230d}
,{0.000116305181183d,-0.000343490002413d}
,{-0.000015308187700d,-0.000417450862296d}
,{0.000132188698519d,-0.000452250083409d}
,{-0.000171624063946d,-0.000387256632772d}
,{-0.000024699394284d,-0.000128478001642d}
,{-0.000157191238739d,-0.000025727257541d}
,{0.000153805994363d,-0.000117828556282d}
,{-0.000172107139541d,-0.000161750194620d}
,{-0.000127431019620d,-0.000386304913463d}
,{0.000101471408392d,-0.000316244637521d}
,{-0.000089179375320d,-0.000122919112955d}
,{0.000160431637950d,-0.000283107651200d}
,{0.000103298397940d,-0.000171197704441d}
,{-0.000171522188438d,-0.000154781923732d}
,{0.000104741818569d,-0.000478914639107d}
,{-0.000062270091058d,-0.000531962690132d}
,{0.000171075644388d,-0.000279309668655d}
,{-0.000145554081504d,-0.000227177910696d}
,{-0.000068820116396d,-0.000152293307018d}
,{0.000058935926558d,-0.000131226368636d}
,{0.000099110626011d,-0.000110358658486d}
,{-0.000157796762766d,-0.000073708083754d}
,{0.000036272908477d,-0.000388448833610d}
,{-0.000015087366976d,-0.000230886338262d}
,{-0.000186320335142d,-0.000216580111115d}
,{0.000129575771857d,-0.000370324548061d}
,{0.000063739188623d,-0.000316798691157d}
,{-0.000221227035616d,-0.000389039887128d}
,{0.000045372172150d,-0.000226425626688d}
,{-0.000046267936204d,-0.000163717417766d}
,{0.000263192408804d,-0.000198745883630d}
,{-0.000025078261427d,-0.000331896729770d}
,{-0.000013219382542d,-0.000287720804280d}
,{-0.000059323665591d,-0.000269886604378d}
,{-0.000128106248474d,-0.000124003145644d}
,{0.000079632092005d,0.000000746503697d}
,{0.000236747143791d,-0.000219937202947d}
,{-0.000238316067784d,-0.000157082146700d}
,{-0.000157491775045d,-0.000424174418226d}
,{0.000144410226769d,-0.000367846042987d}
,{-0.000040346072620d,-0.000385280959187d}
,{-0.000099990513265d,-0.000537395048414d}
,{0.000084128480526d,-0.000036160685341d}
,{-0.000128716498175d,-0.000101267369136d}
,{0.000195949330044d,-0.000228307120991d}
,{-0.000077308482960d,-0.000219670143341d}
,{-0.000031653627829d,-0.000298676718470d}
,{0.000120486423287d,-0.000228733564165d}
,{0.000029471486937d,-0.000105246360242d}
,{-0.000115600362697d,-0.000104569153754d}
,{-0.000001978998707d,-0.000279423968100d}
,{-0.000113109203562d,-0.000277407631640d}
,{-0.000058185944062d,-0.000365120583280d}
,{0.000032288885349d,-0.000392723823303d}
,{0.000061743061008d,-0.000341709202779d}
,{0.000038171698113d,-0.000231108427504d}
,{0.000095090351259d,-0.000124746587157d}
,{-0.000028617791028d,-0.000220574339590d}
,{0.000119114508624d,-0.000200643323531d}
,{-0.000203938587660d,-0.000221960169679d}
,{-0.000093020739037d,-0.000327644871297d}
,{-0.000120332398683d,-0.000341751203818d}
,{0.000023247330467d,-0.000071969974089d}
,{0.000026062016861d,-0.000028674542905d}
,{-0.000084819993225d,-0.000318690633352d}
,{0.000160320190064d,-0.000279478518170d}
,{0.000109260445856d,-0.000199866960194d}
,{-0.000016055712681d,-0.000241014290666d}
,{0.000216973417672d,-0.000475746891429d}
,{-0.000109883907512d,-0.000537792257015d}
,{-0.000192402969899d,-0.000186771918790d}
,{-0.000172857637686d,-0.000113913890923d}
,{0.000082602850695d,-0.000094726560691d}
,{-0.000082532727258d,-0.000035674702954d}
,{0.000163148498189d,-0.000278149464485d}
,{-0.000103622015706d,-0.000309726185636d}
,{-0.000172044060626d,-0.000193635364465d}
,{0.000231008399558d,-0.000270147551840d}
,{-0.000080620617256d,-0.000275889080130d}
,{0.000060954734254d,-0.000337191240986d}
,{0.000200022351229d,-0.000231081419934d}
,{-0.000165756862106d,-0.000148629278179d}
,{0.000126931237514d,-0.000369589274587d}
,{-0.000101230909781d,-0.000304673338462d}
,{-0.000114940976046d,-0.000265699446940d}
,{-0.000052888297049d,-0.000269847802095d}
,{0.000088863236133d,-0.000097221268983d}
,{-0.000195078222766d,-0.000047927775829d}
,{-0.000007780358543d,-0.000195759382871d}
,{0.000163966525504d,-0.000294698575737d}
,{-0.000043553518670d,-0.000234705434344d}
,{0.000019842625346d,-0.000370269714208d}
,{-0.000044776060758d,-0.000361779473269d}
,{-0.000017050241812d,-0.000227184549399d}
,{0.000155894025038d,-0.000222864567349d}
,{-0.000095782160805d,-0.000234716760516d}
,{0.000008872637640d,-0.000248677660859d}
,{-0.000048340658370d,-0.000150667805935d}
,{0.000090089297388d,-0.000246534251296d}
,{0.000015037126009d,-0.000376310156258d}
,{0.000023985233851d,-0.000194880887217d}
,{-0.000157873092696d,-0.000099889156160d}
,{-0.000127366280179d,-0.000145721074220d}
,{-0.000030316531062d,-0.000129404900391d}
,{0.000056087919007d,-0.000317840471980d}
,{0.000018397174081d,-0.000378748226116d}
,{-0.000050216463051d,-0.000412132112286d}
,{0.000073907638286d,-0.000406475605880d}
,{-0.000000011469256d,-0.000010602172346d}
,{0.000022031992077d,-0.000111603831079d}
,{0.000219696232911d,-0.000277304223517d}
,{-0.000171830407077d,-0.000238531353697d}
,{0.000079048613933d,-0.000337479792468d}
,{-0.000149785630805d,-0.000283166537945d}
,{-0.000099823675353d,-0.000175099563800d}
,{0.000097433868048d,-0.000100145024810d}
,{-0.000144809047878d,-0.000140974860350d}
,{0.000047839418384d,-0.000202720693129d}
,{0.000142260892165d,-0.000347220928091d}
,{-0.000079278241723d,-0.000330052706567d}
,{-0.000004136351946d,-0.000328298758185d}
,{-0.000050182073411d,-0.000294346513650d}
,{-0.000077178035943d,-0.000167790794819d}
,{0.000043200721797d,-0.000249732195275d}
,{0.000185000183220d,-0.000227491898667d}
,{-0.000202087714936d,-0.000200082987697d}
,{0.000037353024677d,-0.000167525169157d}
,{0.000046745442044d,-0.000296450467233d}
,{-0.000029930121348d,-0.000164222181162d}
,{-0.000065260212415d,-0.000182902616726d}
,{-0.000120569118775d,-0.000362328576567d}
,{0.000161105447619d,-0.000128116964513d}
,{0.000105785472354d,-0.000262270152082d}
,{-0.000013070951727d,-0.000238954943213d}
,{0.000062006690357d,-0.000230628330036d}
,{-0.000123065675235d,-0.000290987888395d}
,{-0.000052360658076d,-0.000370588954268d}
,{-0.000070814396005d,-0.000415436438888d}
,{0.000003629712478d,-0.000130499423324d}
,{-0.000212510001243d,-0.000124976720796d}
,{0.000041067188067d,-0.000037496559463d}
,{0.000077860825442d,-0.000171998254986d}
,{0.000023652733963d,-0.000317615967094d}
,{0.000177637201436d,-0.000295248921848d}
,{-0.000043371990281d,-0.000299270827716d}
,{0.000021648592253d,-0.000224587887006d}
,{0.000064769597038d,-0.000177436615812d}
,{-0.000065391698479d,-0.000047412536083d}
,{0.000059966898862d,-0.000414760302302d}
,{-0.000197695269767d,-0.000500834729854d}
,{-0.000066601017545d,-0.000279670762675d}
,{-0.000035039624122d,-0.000260120375613d}
,{0.000016011451478d,-0.000082744215710d}
,{0.000000633691299d,-0.000139063561219d}
,{0.000021413569517d,-0.000058488133117d}
,{0.000038093881956d,-0.000080042040229d}
,{0.000053261952553d,-0.000405378361125d}
,{0.000035985975566d,-0.000359235055300d}
,{-0.000109743726201d,-0.000273816592862d}
,{-0.000063728710934d,-0.000326692270049d}
,{-0.000007362711626d,-0.000150912303576d}
,{0.000032348924802d,-0.000132873186395d}
,{0.000087425544611d,-0.000364235822278d}
,{-0.000106032067211d,-0.000303871629257d}
,{0.000139355313403d,-0.000192501391640d}
,{-0.000039834520604d,-0.000236744951135d}
,{0.000033657751005d,-0.000177594018041d}
,{-0.000010885035742d,-0.000188824101438d}
,{-0.000257998894756d,-0.000242573081760d}
,{0.000084609057372d,-0.000185037487612d}
,{0.000104438403536d,-0.000188224095202d}
,{-0.000199509019961d,-0.000240831036378d}
,{-0.000013168472864d,-0.000355280907354d}
,{0.000075305939490d,-0.000280192360207d}
,{-0.000071841427155d,-0.000227046722531d}
,{0.000125205854453d,-0.000260864641003d}
,{0.000164351212792d,-0.000200831887981d}
,{-0.000098307894101d,-0.000321112664109d}
,{0.000123375915725d,-0.000101638997780d}
,{-0.000149912653073d,-0.000155386599225d}
,{-0.000110945622939d,-0.000387392892688d}
,{0.000007180194918d,-0.000186133411019d}
,{-0.000112218255064d,-0.000232650323874d}
,{0.000033603355078d,-0.000126911033476d}
,{0.000075399462505d,-0.000169144566903d}
,{-0.000015286841376d,-0.000245940647564d}
,{-0.000030823423990d,-0.000275110539821d}
,{0.000064639422987d,-0.000507105679662d}
,{-0.000080777221021d,-0.000270884726560d}
,{-0.000044165784546d,-0.000162173563613d}
,{0.000208981948094d,-0.000228517744196d}
,{-0.000086420876816d,-0.000188034578799d}
,{0.000050121501720d,-0.000103939239803d}
,{-0.000047206259970d,-0.000114928515408d}
,{-0.000111622795113d,-0.000367412665853d}
,{0.000013161698031d,-0.000329381657180d}
,{-0.000078195812022d,-0.000158103358087d}
,{0.000039518965160d,-0.000206671036709d}
,{0.000037469056193d,-0.000224245431682d}
,{-0.000001218916766d,-0.000086755196885d}
,{-0.000025961086178d,-0.000331525235168d}
,{-0.000015469555118d,-0.000423672401647d}
,{0.000133827708270d,-0.000259390383997d}
,{-0.000117066125237d,-0.000408469150557d}
,{-0.000091347655603d,-0.000198860792874d}
,{0.000027142265632d,-0.000088658299299d}
,{0.000001941221445d,-0.000066622078480d}
,{0.000058899544842d,-0.000101122383730d}
,{0.000131478581944d,-0.000307198346095d}
,{-0.000107872896457d,-0.000264812159218d}
,{-0.000106340023914d,-0.000322782767954d}
,{0.000092968901442d,-0.000224994580939d}
,{-0.000106369713606d,-0.000193640027197d}
,{-0.000001163748099d,-0.000212875627006d}
,{0.000017692016053d,-0.000286177218378d}
,{-0.000060501051686d,-0.000379191769007d}
,{0.000193833554069d,-0.000236974157133d}
,{-0.000159935987022d,-0.000271402182770d}
,{-0.000122756669886d,-0.000209518473957d}
,{0.000128112707825d,-0.000141450064716d}
,{-0.000015242706695d,-0.000125245808727d}
,{-0.000019541568120d,-0.000182679953440d}
,{0.000112685264023d,-0.000259887041476d}
,{-0.000029992224739d,-0.000220665904229d}
,{-0.000130365644438d,-0.000228166309871d}
,{0.000081323425628d,-0.000277219849254d}
,{-0.000083033277315d,-0.000339324312492d}
,{0.000009441005234d,-0.000235434202537d}
,{0.000142750705661d,-0.000280595938346d}
,{-0.000089902124987d,-0.000299980253100d}
,{0.000067925257805d,-0.000150609168208d}
,{-0.000095630625817d,-0.000121207311124d}
,{-0.000096776915709d,-0.000265829119569d}
,{0.000042698002815d,-0.000300497977182d}
,{-0.000004778771185d,-0.000163776238156d}
,{0.000034162461191d,-0.000202521946057d}
,{-0.000053444929613d,-0.000142142990450d}
,{-0.000123950531173d,-0.000190916888091d}
,{-0.000076758017751d,-0.000293394807222d}
,{0.000120578019609d,-0.000349135564808d}
,{0.000096984867310d,-0.000403562817476d}
,{0.000104693591108d,-0.000287124577738d}
,{0.000066707941584d,-0.000153341531182d}
,{-0.000031866118954d,-0.000046876654316d}
,{0.000130709544385d,-0.000155348840741d}
,{-0.000127413925516d,-0.000256265256692d}
,{-0.000188502900970d,-0.000332482373756d}
,{-0.000188502900975d,-0.000332482373754d}
};
